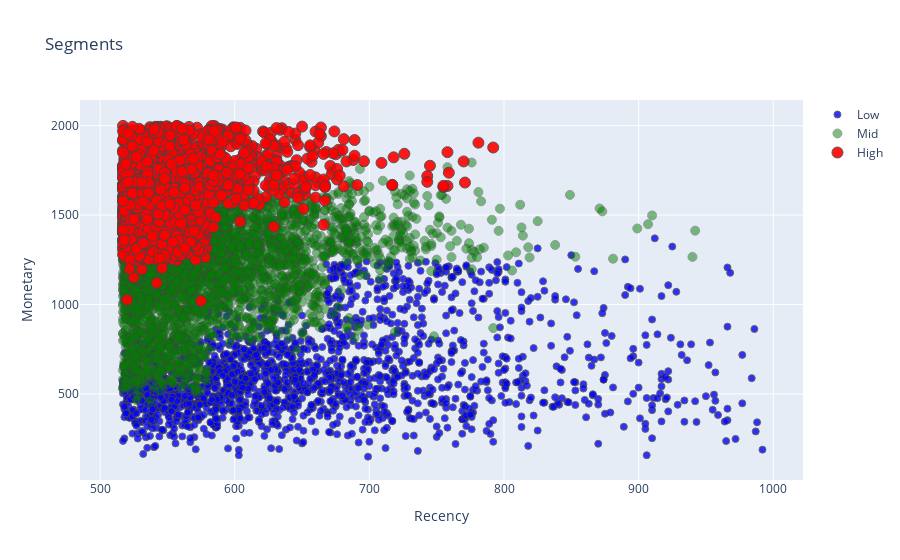

The notebook cell saved with this chart:
### Code cell
#Monetary vs Recency

tx_graph = rfm_data.query("monetary < 2000 and recency < 1000")

plot_data = [
    go.Scatter(
        x=tx_graph.query("segment == 'Low-Value'")['recency'],
        y=tx_graph.query("segment == 'Low-Value'")['monetary'],
        mode='markers',
        name='Low',
        marker= dict(size= 7,
            line= dict(width=1),
            color= 'blue',
            opacity= 0.8
           )
    ),
        go.Scatter(
        x=tx_graph.query("segment == 'Mid-Value'")['recency'],
        y=tx_graph.query("segment == 'Mid-Value'")['monetary'],
        mode='markers',
        name='Mid',
        marker= dict(size= 9,
            line= dict(width=1),
            color= 'green',
            opacity= 0.5
           )
    ),
        go.Scatter(
        x=tx_graph.query("segment == 'High-Value'")['recency'],
        y=tx_graph.query("segment == 'High-Value'")['monetary'],
        mode='markers',
        name='High',
        marker= dict(size= 11,
            line= dict(width=1),
            color= 'red',
            opacity= 0.9
           )
    ),
]

plot_layout = go.Layout(
        yaxis= {'title': "Monetary"},
        xaxis= {'title': "Recency"},
        title='Segments'
    )
fig = go.Figure(data=plot_data, layout=plot_layout)
pyoff.iplot(fig)

### Figure 1 — Plotly figure (JSON) as saved in the notebook; plotly's stock layout.template omitted (floating-point values rounded to 4 significant figures; data arrays with more than 128 entries replaced by an {"elided": "..."} marker saying what was removed)
{"data": [{"marker": {"color": "blue", "line": {"width": 1}, "opacity": 0.8, "size": 7}, "mode": "markers", "name": "Low", "type": "scatter", "x": {"elided": "1802 int values"}, "y": {"elided": "1802 int values"}}, {"marker": {"color": "green", "line": {"width": 1}, "opacity": 0.5, "size": 9}, "mode": "markers", "name": "Mid", "type": "scatter", "x": {"elided": "2791 int values"}, "y": {"elided": "2791 int values"}}, {"marker": {"color": "red", "line": {"width": 1}, "opacity": 0.9, "size": 11}, "mode": "markers", "name": "High", "type": "scatter", "x": {"elided": "2070 int values"}, "y": {"elided": "2070 int values"}}], "layout": {"title": {"text": "Segments"}, "xaxis": {"title": {"text": "Recency"}}, "yaxis": {"title": {"text": "Monetary"}}}}
